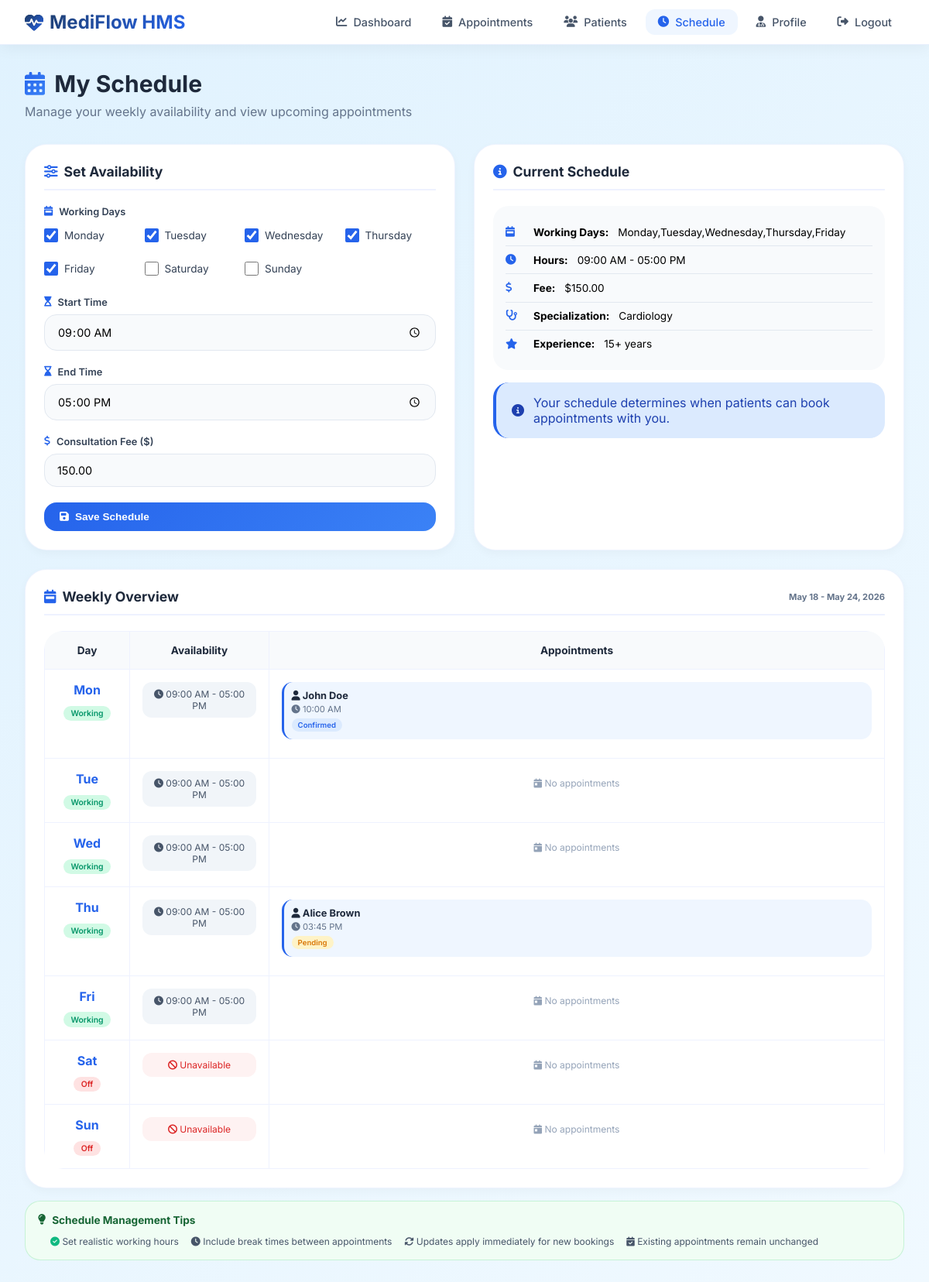
The app's page /doctor/schedule.php (signed in) with its own data.
### tables this page shows
CREATE TABLE doctors (
    id INT PRIMARY KEY AUTO_INCREMENT,
    user_id INT UNIQUE,
    specialization VARCHAR(100),
    qualification VARCHAR(200),
    experience_years INT,
    consultation_fee DECIMAL(10, 2),
    available_days VARCHAR(100),
    available_time_start TIME,
    available_time_end TIME,
    FOREIGN KEY (user_id) REFERENCES users(id) ON DELETE CASCADE
);

CREATE TABLE appointments (
    id INT PRIMARY KEY AUTO_INCREMENT,
    patient_id INT,
    doctor_id INT,
    appointment_date DATE NOT NULL,
    appointment_time TIME NOT NULL,
    status ENUM('pending', 'confirmed', 'completed', 'cancelled') DEFAULT 'pending',
    symptoms TEXT,
    notes TEXT,
    created_at TIMESTAMP DEFAULT CURRENT_TIMESTAMP,
    updated_at TIMESTAMP DEFAULT CURRENT_TIMESTAMP ON UPDATE CURRENT_TIMESTAMP,
    FOREIGN KEY (patient_id) REFERENCES users(id) ON DELETE CASCADE,
    FOREIGN KEY (doctor_id) REFERENCES doctors(id) ON DELETE CASCADE,
    UNIQUE KEY unique_appointment (doctor_id, appointment_date, appointment_time)
);

CREATE TABLE users (
    id INT PRIMARY KEY AUTO_INCREMENT,
    username VARCHAR(50) UNIQUE NOT NULL,
    email VARCHAR(100) UNIQUE NOT NULL,
    password VARCHAR(255) NOT NULL,
    full_name VARCHAR(100) NOT NULL,
    phone VARCHAR(20),
    address TEXT,
    role ENUM('patient', 'doctor', 'admin') DEFAULT 'patient',
    is_active BOOLEAN DEFAULT TRUE,
    created_at TIMESTAMP DEFAULT CURRENT_TIMESTAMP,
    last_login TIMESTAMP NULL,
    reset_token VARCHAR(255) NULL,
    reset_token_expiry DATETIME NULL,
    email_verified BOOLEAN DEFAULT FALSE
);

### includes/SessionManager.php (called while the page is built, shortened)
<?php
class SessionManager {
    public static function getUserId() {
        return $_SESSION['user_id'] ?? null;
    }
}
?>

### doctor/schedule.php (the view, shortened to what this page needs)
<?php
require_once '../includes/SessionManager.php';
$database = new Database();
$db = $database->getConnection();
$user_id = SessionManager::getUserId();
$doctorQuery = "SELECT d.id as doctor_id, d.specialization, d.available_days,
                d.available_time_start, d.available_time_end, d.consultation_fee,
                d.qualification, d.experience_years, u.full_name, u.email, u.phone
                FROM doctors d
                JOIN users u ON d.user_id = u.id
                WHERE d.user_id = :user_id";
$stmt = $db->prepare($doctorQuery);
$stmt->bindParam(':user_id', $user_id);
$stmt->execute();
$doctor = $stmt->fetch(PDO::FETCH_ASSOC);
$available_days_array = $doctor['available_days'] ? explode(',', $doctor['available_days']) : [];
$week_start = date('Y-m-d', strtotime('monday this week'));
$week_end = date('Y-m-d', strtotime('sunday this week'));
$appointmentsQuery = "SELECT a.*, u.full_name as patient_name, u.phone, u.email
                     FROM appointments a
                     JOIN users u ON a.patient_id = u.id
                     WHERE a.doctor_id = :doctor_id
                     AND a.appointment_date BETWEEN :week_start AND :week_end
                     ORDER BY a.appointment_date ASC, a.appointment_time ASC";
$appointmentsStmt = $db->prepare($appointmentsQuery);
$appointmentsStmt->bindParam(':doctor_id', $doctor['doctor_id']);
$appointmentsStmt->bindParam(':week_start', $week_start);
$appointmentsStmt->bindParam(':week_end', $week_end);
$appointmentsStmt->execute();
$week_appointments = $appointmentsStmt->fetchAll(PDO::FETCH_ASSOC);
$appointments_by_day = [];
foreach ($week_appointments as $appointment) {
    $day = date('l', strtotime($appointment['appointment_date']));
    $appointments_by_day[$day][] = $appointment;
}
$days_of_week = ['Monday', 'Tuesday', 'Wednesday', 'Thursday', 'Friday', 'Saturday', 'Sunday'];
?>
<!DOCTYPE html>
<html lang="en">
<head>
    <link rel="stylesheet" href="https://cdnjs.cloudflare.com/ajax/libs/font-awesome/6.4.0/css/all.min.css">
</head>
<body>
    <nav class="navbar">
        <div class="navbar-container">
            <a href="dashboard.php" class="logo">
                <i class="fas fa-heartbeat"></i>
                <span>MediFlow HMS</span>
            </a>
            <ul class="nav-menu">
                <li><a href="dashboard.php" class="nav-link"><i class="fas fa-chart-line"></i> Dashboard</a></li>
                <li><a href="appointments.php" class="nav-link"><i class="fas fa-calendar-check"></i> Appointments</a></li>
                <li><a href="patients.php" class="nav-link"><i class="fas fa-users"></i> Patients</a></li>
                <li><a href="schedule.php" class="nav-link active"><i class="fas fa-clock"></i> Schedule</a></li>
                <li><a href="profile.php" class="nav-link"><i class="fas fa-user-md"></i> Profile</a></li>
                <li><a href="../logout.php" class="nav-link"><i class="fas fa-sign-out-alt"></i> Logout</a></li>
            </ul>
        </div>
    </nav>
    <div class="container">
        <div class="fade-in">
            <div class="page-header">
                <h1><i class="fas fa-calendar-alt"></i> My Schedule</h1>
                <p>Manage your weekly availability and view upcoming appointments</p>
            </div>
            <div class="schedule-grid">
                <div class="card">
                    <div class="card-header">
                        <i class="fas fa-sliders-h"></i> Set Availability
                    </div>
                    <form method="POST" action="">
                        <div class="form-group">
                            <label class="form-label"><i class="fas fa-calendar-week"></i> Working Days</label>
                            <div class="checkbox-group">
                                <?php foreach ($days_of_week as $day): ?>
                                    <div class="checkbox-item">
                                        <input type="checkbox" name="available_days[]" value="<?php echo $day; ?>"
                                               id="day_<?php echo $day; ?>"
                                               <?php echo in_array($day, $available_days_array) ? 'checked' : ''; ?>>
                                        <label for="day_<?php echo $day; ?>"><?php echo $day; ?></label>
                                    </div>
                                <?php endforeach; ?>
                            </div>
                        </div>
                        <div class="form-group">
                            <label class="form-label"><i class="fas fa-hourglass-start"></i> Start Time</label>
                            <input type="time" name="available_time_start" class="form-control"
                                   value="<?php echo $doctor['available_time_start']; ?>" required>
                        </div>
                        <div class="form-group">
                            <label class="form-label"><i class="fas fa-hourglass-end"></i> End Time</label>
                            <input type="time" name="available_time_end" class="form-control"
                                   value="<?php echo $doctor['available_time_end']; ?>" required>
                        </div>
                        <div class="form-group">
                            <label class="form-label"><i class="fas fa-dollar-sign"></i> Consultation Fee ($)</label>
                            <input type="number" name="consultation_fee" class="form-control"
                                   value="<?php echo $doctor['consultation_fee']; ?>" step="10" min="0" required>
                        </div>
                        <button type="submit" name="update_schedule" class="btn btn-primary">
                            <i class="fas fa-save"></i> Save Schedule
                        </button>
                    </form>
                </div>
                <div class="card">
                    <div class="card-header">
                        <i class="fas fa-info-circle"></i> Current Schedule
                    </div>
                    <div class="current-info">
                        <div class="info-row"><i class="fas fa-calendar-week"></i> <strong>Working Days:</strong> <?php echo $doctor['available_days'] ?: 'Not set'; ?></div>
                        <div class="info-row"><i class="fas fa-clock"></i> <strong>Hours:</strong>
                            <?php
                            if ($doctor['available_time_start'] && $doctor['available_time_end']) {
                                echo date('h:i A', strtotime($doctor['available_time_start'])) . ' - ' .
                                     date('h:i A', strtotime($doctor['available_time_end']));
                            } else { echo 'Not set'; }
                            ?>
                        </div>
                        <div class="info-row"><i class="fas fa-dollar-sign"></i> <strong>Fee:</strong> $<?php echo number_format($doctor['consultation_fee'], 2); ?></div>
                        <div class="info-row"><i class="fas fa-stethoscope"></i> <strong>Specialization:</strong> <?php echo htmlspecialchars($doctor['specialization']); ?></div>
                        <div class="info-row"><i class="fas fa-star"></i> <strong>Experience:</strong> <?php echo $doctor['experience_years']; ?>+ years</div>
                    </div>
                    <div class="alert alert-info" style="margin-top: 0;">
                        <i class="fas fa-info-circle"></i>
                        <span>Your schedule determines when patients can book appointments with you.</span>
                    </div>
                </div>
            </div>
            <div class="card" style="margin-top: 0;">
                <div class="card-header">
                    <i class="fas fa-calendar-week"></i> Weekly Overview
                    <span style="margin-left: auto; font-size: 0.7rem; color: #64748b;">
                        <?php echo date('M j', strtotime($week_start)); ?> - <?php echo date('M j, Y', strtotime($week_end)); ?>
                    </span>
                </div>
                <div class="schedule-table-wrapper">
                    <table class="schedule-table">
                        <thead>
                            <tr><th>Day</th><th>Availability</th><th>Appointments</th></tr>
                        </thead>
                        <tbody>
                            <?php foreach ($days_of_week as $day): ?>
                                <?php
                                $is_working = in_array($day, $available_days_array);
                                $day_appointments = $appointments_by_day[$day] ?? [];
                                ?>
                                <tr>
                                    <td style="text-align: center; width: 110px;">
                                        <div class="day-header"><?php echo substr($day, 0, 3); ?></div>
                                        <span class="working-badge <?php echo $is_working ? 'active' : 'inactive'; ?>">
                                            <?php echo $is_working ? 'Working' : 'Off'; ?>
                                        </span>
                                    </td>
                                    <td style="width: 180px;">
                                        <?php if ($is_working && $doctor['available_time_start'] && $doctor['available_time_end']): ?>
                                            <div class="time-slot-preview">
                                                <i class="fas fa-clock"></i> <?php echo date('h:i A', strtotime($doctor['available_time_start'])); ?> -
                                                <?php echo date('h:i A', strtotime($doctor['available_time_end'])); ?>
                                            </div>
                                        <?php elseif (!$is_working): ?>
                                            <div class="time-slot-preview" style="background:#fef2f2; color:#dc2626;">
                                                <i class="fas fa-ban"></i> Unavailable
                                            </div>
                                        <?php else: ?>
                                            <div class="time-slot-preview" style="background:#fef3c7;">
                                                <i class="fas fa-exclamation-triangle"></i> Hours not set
                                            </div>
                                        <?php endif; ?>
                                    </td>
                                    <td>
                                        <?php if (count($day_appointments) > 0): ?>
                                            <?php foreach ($day_appointments as $appointment): ?>
                                                <div class="appointment-card">
                                                    <div class="appointment-patient">
                                                        <i class="fas fa-user"></i> <?php echo htmlspecialchars($appointment['patient_name']); ?>
                                                    </div>
                                                    <div class="appointment-time">
                                                        <i class="fas fa-clock"></i> <?php echo date('h:i A', strtotime($appointment['appointment_time'])); ?>
                                                    </div>
                                                    <span class="status-badge status-<?php echo $appointment['status']; ?>">
                                                        <?php echo ucfirst($appointment['status']); ?>
                                                    </span>
                                                </div>
                                            <?php endforeach; ?>
                                        <?php else: ?>
                                            <div class="empty-slot">
                                                <i class="fas fa-calendar-day"></i> No appointments
                                            </div>
                                        <?php endif; ?>
                                    </td>
                                </tr>
                            <?php endforeach; ?>
                        </tbody>
                    </table>
                </div>
            </div>
            <div class="tips-section">
                <h4><i class="fas fa-lightbulb"></i> Schedule Management Tips</h4>
                <div class="tips-list">
                    <span><i class="fas fa-check-circle" style="color:#10b981;"></i> Set realistic working hours</span>
                    <span><i class="fas fa-clock"></i> Include break times between appointments</span>
                    <span><i class="fas fa-sync-alt"></i> Updates apply immediately for new bookings</span>
                    <span><i class="fas fa-calendar-check"></i> Existing appointments remain unchanged</span>
                </div>
            </div>
        </div>
    </div>
</body>
</html>

### records on screen
doctors: available_days "☑", available_time_start "09:00:00", available_time_end "17:00:00", consultation_fee "150.00", available_days "Monday,Tuesday,Wednesday,Thursday,Friday", available_time_start "09:00 AM", available_time_end "05:00 PM", specialization "Cardiology", experience_years "15"
appointments: patient.full_name "John Doe", appointment_time "10:00 AM", status "Confirmed"
appointments: patient.full_name "Alice Brown", appointment_time "03:45 PM", status "Pending"

### other values on screen
$day "Monday"
$day "Tuesday"
$day "Wednesday"
$day "Thursday"
$day "Friday"
$day "Saturday"
$day "Sunday"
substr($day, 0, 3) "Mon"
substr($day, 0, 3) "Tue"
substr($day, 0, 3) "Wed"
substr($day, 0, 3) "Thu"
substr($day, 0, 3) "Fri"
substr($day, 0, 3) "Sat"
substr($day, 0, 3) "Sun"
